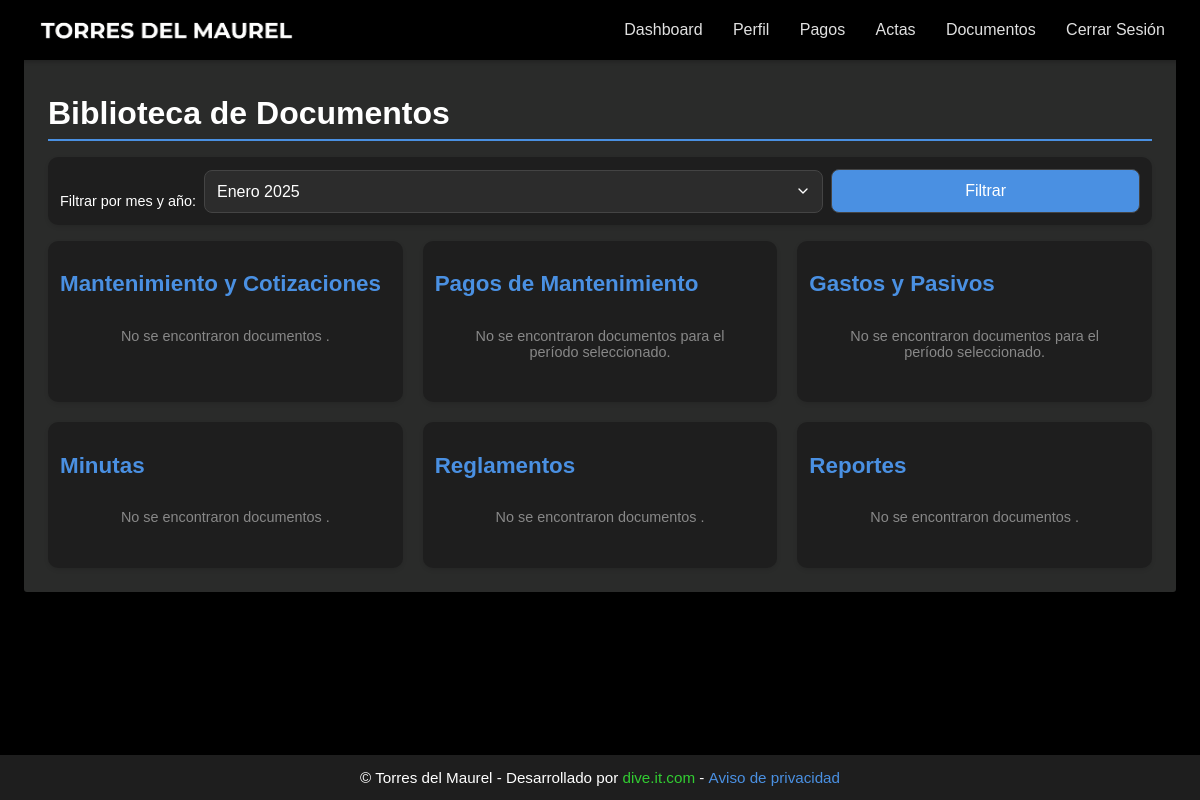
/documentos/ (signed in), run on an earlier commit of the app's database.
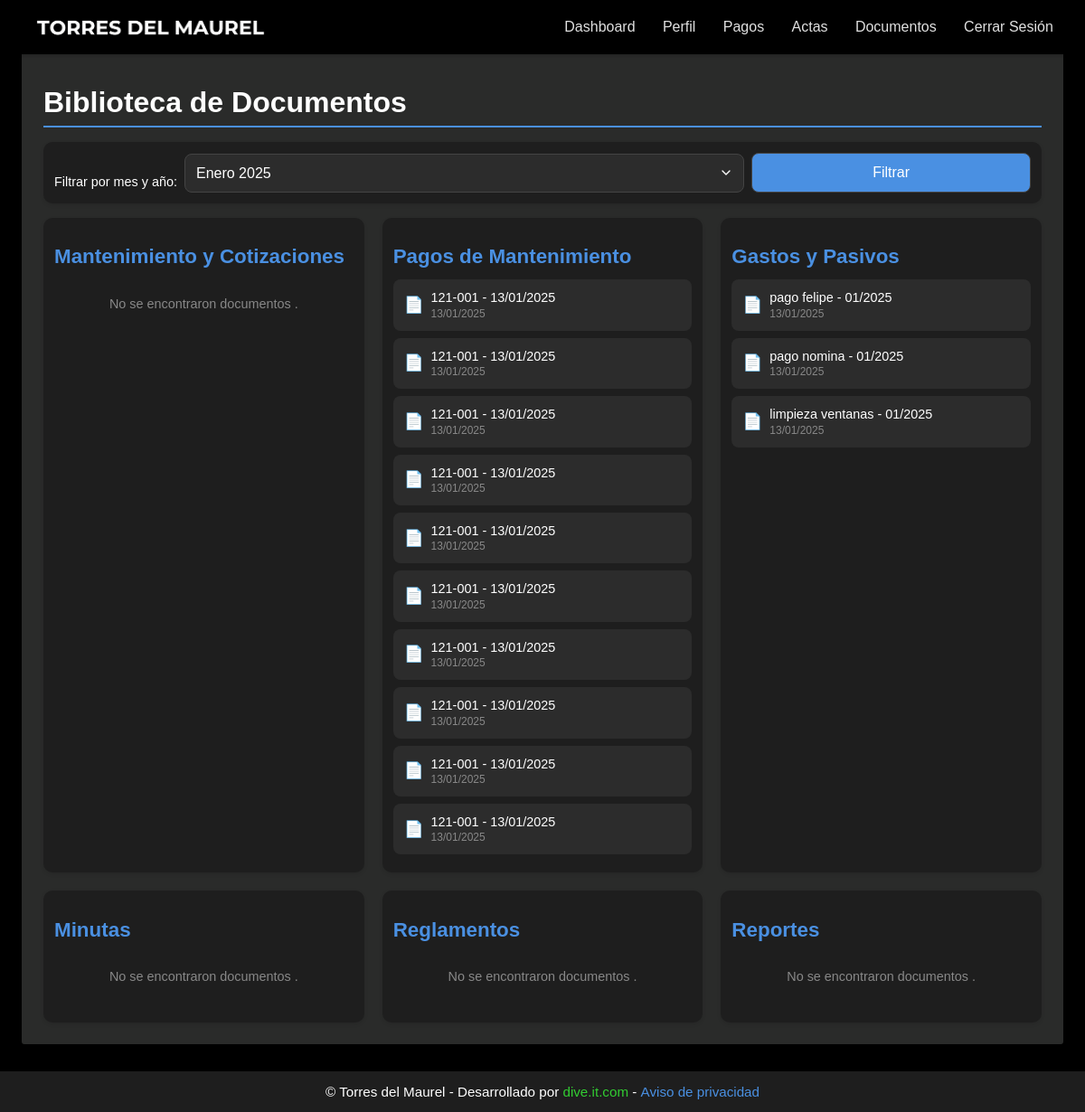
And on a later commit of the database.
### website/models.py (models this page shows, shortened)
class Document(models.Model):
    DOCUMENT_TYPES = [
        ('mantenimiento', 'Mantenimiento y Cotizaciones'),
        ('minutas', 'Minutas'),
        ('reglamentos', 'Reglamentos'),
        ('reportes', 'Reportes'),
    ]
    title = models.CharField(max_length=255)
    document_type = models.CharField(max_length=50, choices=DOCUMENT_TYPES)
    file = models.FileField(upload_to='documents/')
    upload_date = models.DateTimeField(auto_now_add=True)
    date = models.DateField()  # The date associated with the document
    uploaded_by = models.ForeignKey(settings.AUTH_USER_MODEL, on_delete=models.SET_NULL, null=True)
    class Meta:
        ordering = ['-date', '-upload_date']

class CustomUser(AbstractUser):
    apartment_number = models.CharField(max_length=7, unique=True, null=True, blank=True)
    email = models.EmailField(unique=True)
    phone_number = models.CharField(max_length=15, blank=True, null=True)
    is_first_login = models.BooleanField(default=True)
    is_debtor = models.BooleanField(default=False)
    groups = models.ManyToManyField(
        Group,
        verbose_name='groups',
        blank=True,
        help_text='The groups this user belongs to.',
        related_name='customuser_set',
        related_query_name='customuser',
    )
    user_permissions = models.ManyToManyField(
        Permission,
        verbose_name='user permissions',
        blank=True,
        help_text='Specific permissions for this user.',
        related_name='customuser_set',
        related_query_name='customuser',
    )

### website/views.py (the view)
# urls.py: path('documentos/', views.documentos, name='documentos'),
@login_required
def documentos(request):
    documents = Document.objects.all()
    start_date = timezone.datetime(2025, 1, 1).date()
    end_date = start_date + relativedelta(years=5, months=-1)
    current_date = timezone.now().date()
    selected_date = request.GET.get('date')
    if selected_date:
        selected_year, selected_month = map(int, selected_date.split('-'))
        selected_date = timezone.datetime(selected_year, selected_month, 1).date()
    else:
        selected_date = current_date
        selected_year, selected_month = selected_date.year, selected_date.month
    filtered_documents = documents.filter(
        date__year=selected_year,
        date__month=selected_month
    )
    date_range = []
    current = start_date
    while current <= end_date:
        date_range.append((current.year, current.month))
        current += relativedelta(months=1)
    grouped_documents = {
        'mantenimiento': documents.filter(document_type='mantenimiento'),
        'pagos_mantenimiento': filtered_documents.filter(document_type='pagos_mantenimiento'),
        'gastos_pasivos': filtered_documents.filter(document_type='gastos_pasivos'),
        'minutas': documents.filter(document_type='minutas'),
        'reglamentos': documents.filter(document_type='reglamentos'),
        'reportes': documents.filter(document_type='reportes'),
    }
    document_type_headers = {
        'mantenimiento': 'Mantenimiento y Cotizaciones',
        'pagos_mantenimiento': 'Pagos de Mantenimiento',
        'gastos_pasivos': 'Gastos y Pasivos',
        'minutas': 'Minutas',
        'reglamentos': 'Reglamentos',
        'reportes': 'Reportes',
    }
    context = {
        'grouped_documents': grouped_documents,
        'document_type_headers': document_type_headers,
        'selected_year': selected_year,
        'selected_month': selected_month,
        'selected_date': selected_date,
        'date_range': date_range,
    }
    return render(request, 'documentos.html', context)

### website/templatetags/custom_filters.py (called while the page is built)
@register.filter
def get_item(dictionary, key):
    return dictionary.get(key)

### website/templates/documentos.html (shortened to what this page needs)
{% extends "base.html" %}
{% load static %}
{% load custom_filters %}
{% block extra_css %}
<link rel="stylesheet" href="{% static 'css/documentos.css' %}">
{% endblock %}
{% block content %}
<div class="documentos-container">
    <h1>Biblioteca de Documentos</h1>
    <div class="filter-controls">
        <form method="get">
            <label for="date-filter">Filtrar por mes y año:</label>
            <select id="date-filter" name="date">
                {% for year, month in date_range %}
                    {% with month|stringformat:"02d" as month_string %}
                        <option value="{{ year }}-{{ month_string }}" {% if year == selected_year and month == selected_month %}selected{% endif %}>
                            {% if month_string == "01" %}Enero {{ year }}
                            {% elif month_string == "02" %}Febrero {{ year }}
                            {% elif month_string == "03" %}Marzo {{ year }}
                            {% elif month_string == "04" %}Abril {{ year }}
                            {% elif month_string == "05" %}Mayo {{ year }}
                            {% elif month_string == "06" %}Junio {{ year }}
                            {% elif month_string == "07" %}Julio {{ year }}
                            {% elif month_string == "08" %}Agosto {{ year }}
                            {% elif month_string == "09" %}Septiembre {{ year }}
                            {% elif month_string == "10" %}Octubre {{ year }}
                            {% elif month_string == "11" %}Noviembre {{ year }}
                            {% elif month_string == "12" %}Diciembre {{ year }}
                            {% endif %}
                        </option>
                    {% endwith %}
                {% endfor %}
            </select>
            <button type="submit">Filtrar</button>
        </form>
    </div>
    <div class="documents-sections">
        {% for section_name, documents in grouped_documents.items %}
            <div id="{{ section_name }}" class="section document-section">
                <h2>{{ document_type_headers|get_item:section_name }}</h2>
                {% if documents %}
                    <div class="document-list">
                        {% for doc in documents %}
                            <div class="document-item">
                                <a href="{{ doc.file.url }}" class="document-link" target="_blank">
                                    <span class="document-icon">📄</span>
                                    <span class="document-info">
                                        {% if section_name == 'pagos_mantenimiento' %}
                                            <span class="document-title">{{ doc.uploaded_by.username }} - {{ doc.date|date:"d/m/Y" }}</span>
                                        {% elif section_name == 'gastos_pasivos' %}
                                            <span class="document-title">{{ doc.title }}</span>
                                        {% else %}
                                            <span class="document-title">{{ doc.title }}</span>
                                        {% endif %}
                                        <span class="document-date">{{ doc.date|date:"d/m/Y" }}</span>
                                    </span>
                                </a>
                            </div>
                        {% endfor %}
                    </div>
                {% else %}
                    <p class="no-documents">No se encontraron documentos {% if section_name == 'pagos_mantenimiento' or section_name == 'gastos_pasivos' %}para el período seleccionado{% endif %}.</p>
                {% endif %}
            </div>
        {% endfor %}
    </div>
</div>
{% endblock %}

### website/templates/base.html (shortened to what this page needs)
<!DOCTYPE html>
<html lang="en">
<head>
    {% load static %}
    <link rel="stylesheet" href="{% static 'css/base.css' %}">
    {% block extra_css %}{% endblock %}
</head>
<body>
    <nav class="navbar">
        <div class="container navbar-content">
            <div class="navbar-left">
                <div class="logo-container">
                    <a href="{% url 'home' %}" class="logo-box">
                        <img src="{% static 'images/Maurel.png' %}" alt="Maurel_logo" class="logo">
                    </a>
                </div>
            </div>
            <div class="navbar-right navbar-menu">
                {% if user.is_authenticated %}
                    <a href="{% url 'dashboard' %}">Dashboard</a>
                    <a href="{% url 'profile' %}">Perfil</a>
                    <a href="{% url 'pagos' %}">Pagos</a>
                    <a href="{% url 'qys' %}">Actas</a>
                    <a href="{% url 'documentos' %}">Documentos</a>
                    <a href="{% url 'logout' %}">Cerrar Sesión</a>
                {% else %}
                    <a href="{% url 'login' %}">Iniciar Sesión</a>
                {% endif %}
            </div>
        </div>
    </nav>
    <div class="container" role="main">
        {% block content %}
        {% endblock %}
    </div>
    <footer>
        <div class="footer-content">
            © Torres del Maurel - Desarrollado por  <a class='dive-link' href='http://www.dive.it.com'> dive.it.com </a> -
            <a class='aviso-link' href="{% url 'aviso_priv' %}">Aviso de privacidad</a>
        </div>
    </footer>
</body>
</html>

### website/static/css/base.css (style rules this page uses)
body { font-family: Arial, sans-serif; background-color: black; margin: 0; padding: 0; min-height: 100vh; display: flex; flex-direction: column; }
.container { width: 100%; max-width: 100%; margin: 0 auto; padding: 0 0.75rem; box-sizing: border-box; flex: 1 0 auto; }
.navbar { background-color: black; position: fixed; top: 0; left: 0; right: 0; z-index: 1000; box-shadow: 0 2px 4px rgba(0, 0, 0, 0.2); }
.navbar-content { display: flex; justify-content: space-between; align-items: center; min-height: 50px; padding: 0.5rem 0; }
.logo-container { display: flex; align-items: center; }
.logo { max-height: 30px; width: auto; }
.logo-box { display: flex; align-items: center; padding: 0.25rem; }
.navbar-menu { display: none; position: fixed; top: 50px; left: 0; right: 0; background-color: #1e1e1e; padding: 0.5rem 0; box-shadow: 0 4px 6px rgba(0, 0, 0, 0.1); }
.navbar-menu a { color: #e0e0e0; text-decoration: none; padding: 0.75rem 1rem; font-size: 0.9rem; transition: background-color 0.2s ease; border-bottom: 1px solid rgba(255, 255, 255, 0.05); }
.navbar-menu a:last-child { border-bottom: none; }
footer { background-color: #1e1e1e; padding: 0.75rem 0; margin-top: auto; }
.footer-content { text-align: center; color: white; font-size: 0.85rem; padding: 0 1rem; line-height: 1.4; }
.dive-link, .aviso-link { display: inline-block; text-decoration: none; font-weight: 500; transition: color 0.2s ease; }
.dive-link { color: #32CD32; }
.aviso-link { color: #4a90e2; }
@media (min-width: 840px) { .container { padding: 0 1.25rem; } }
@media (min-width: 840px) { .navbar-content { min-height: 60px; } }
@media (min-width: 840px) { .logo { max-height: 35px; } }
@media (min-width: 840px) { .navbar-menu { position: static; display: flex; flex-direction: row; background-color: transparent; padding: 0; box-shadow: none; gap: 0.5rem; } }
@media (min-width: 840px) { .navbar-menu a { padding: 0.5rem 0.7rem; border-bottom: none; border-radius: 6px; font-size: 0.7rem; } }
@media (min-width: 840px) { .footer-content { font-size: 0.9rem; } }
@media (min-width: 1024px) { .container { max-width: 1200px; padding: 0 1.5rem; } }
@media (min-width: 1024px) { .logo { max-height: 40px; } }
@media (min-width: 1024px) { .navbar-menu a { font-size: 1rem; } }
@media (min-width: 1024px) { .footer-content { font-size: 0.95rem; } }

What changed in the data, as far as the page shows it:
added Document: uploaded_by.username "121-001", date "13/01/2025", shown under "Pagos de Mantenimiento"
added Document: uploaded_by.username "121-001", date "13/01/2025", shown under "Pagos de Mantenimiento"
added Document: uploaded_by.username "121-001", date "13/01/2025", shown under "Pagos de Mantenimiento"
added Document: uploaded_by.username "121-001", date "13/01/2025", shown under "Pagos de Mantenimiento"
added Document: uploaded_by.username "121-001", date "13/01/2025", shown under "Pagos de Mantenimiento"
added Document: uploaded_by.username "121-001", date "13/01/2025", shown under "Pagos de Mantenimiento"
added Document: uploaded_by.username "121-001", date "13/01/2025", shown under "Pagos de Mantenimiento"
added Document: uploaded_by.username "121-001", date "13/01/2025", shown under "Pagos de Mantenimiento"
added Document: uploaded_by.username "121-001", date "13/01/2025", shown under "Pagos de Mantenimiento"
added Document: uploaded_by.username "121-001", date "13/01/2025", shown under "Pagos de Mantenimiento"
added Document: title "pago felipe - 01/2025", date "13/01/2025", shown under "Gastos y Pasivos"
added Document: title "pago nomina - 01/2025", date "13/01/2025", shown under "Gastos y Pasivos"
added Document: title "limpieza ventanas - 01/2025", date "13/01/2025", shown under "Gastos y Pasivos"
Also different on the page:
list line gone: "No se encontraron documentos para el período seleccionado ."
